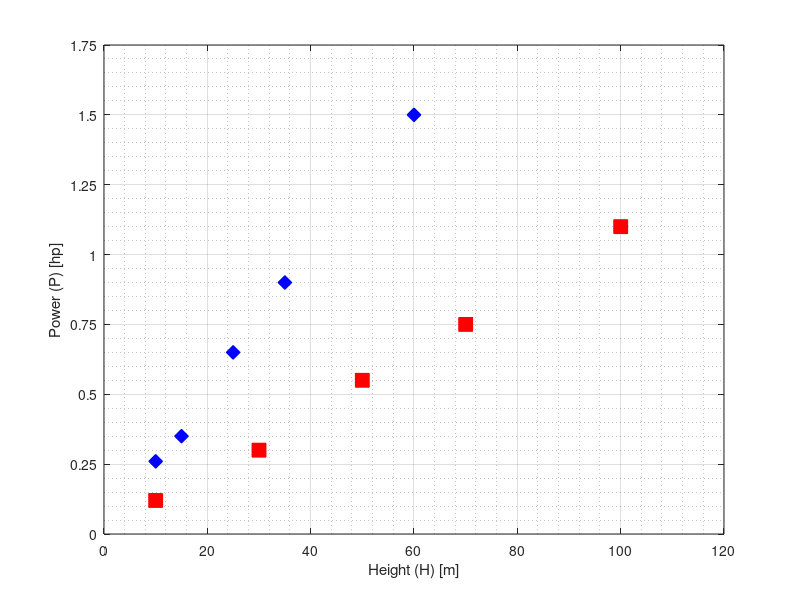

MATLAB code for this plot: (Note: this script raises an error after producing the figure.)
%{
header

Landon Moon ENGR1250-008 4/8/21
graphing example: data points

housekeeping
%}

clear
clc
close all

h1=[10 30 50 70 100]; %x axis
P1=[0.12 0.30 0.55 0.75 1.10]; %y axis

h2=[10 15 25 35 60];
P2=[0.26 0.35 0.65 0.90 1.50]; %y axis


figure('Color','w')
plot(h1,P1,'sr','MarkerFaceColor','r','MarkerSize',10)
hold on
plot(h2,P2,'db','MarkerFaceColor','b','MarkerSize',10)
grid on
grid minor

xlabel('Height (H) [m]')
ylabel('Power (P) [hp]')

axis([0 120 0 1.75])
set(gca,'Xtick',0:20:120,'Ytick',0:0.25:1.75)
ytickformat('%.2f')

legend('Mass 250kg','Mass 100kg','location','best')
